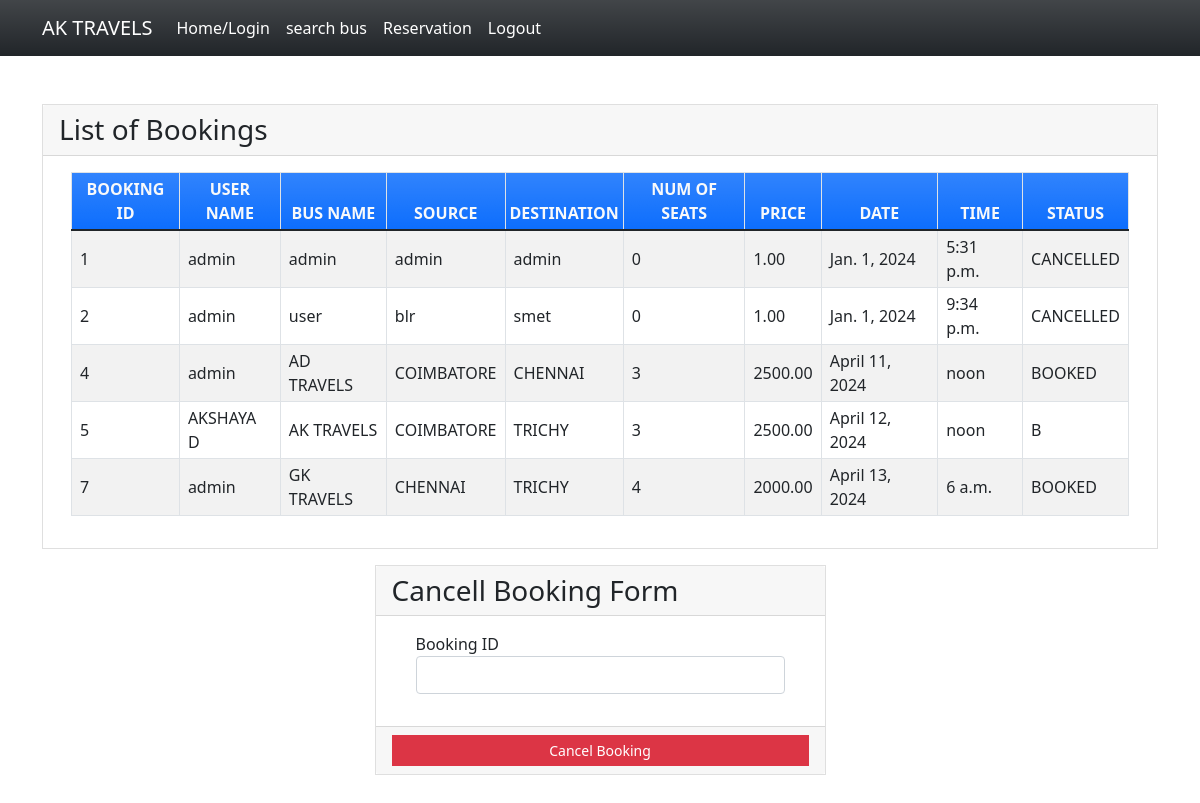
/seebookings (signed in), run on the app's committed database.
### myapp/models.py (models this page shows, shortened)
class Book(models.Model):
    BOOKED = 'B'
    CANCELLED = 'C'
    TICKET_STATUSES = ((BOOKED, 'Booked'),
                       (CANCELLED, 'Cancelled'),)
    email = models.EmailField()
    name = models.CharField(max_length=30)
    userid =models.DecimalField(decimal_places=0, max_digits=2)
    busid=models.DecimalField(decimal_places=0, max_digits=2)
    bus_name = models.CharField(max_length=30)
    source = models.CharField(max_length=30)
    dest = models.CharField(max_length=30)
    nos = models.DecimalField(decimal_places=0, max_digits=2)
    price = models.DecimalField(decimal_places=2, max_digits=6)
    date = models.DateField()
    time = models.TimeField()
    status = models.CharField(choices=TICKET_STATUSES, default=BOOKED, max_length=2)
    class Meta:
        verbose_name_plural = "List of Books"

### myapp/views.py (the view)
# urls.py: path('seebookings', views.seebookings, name="seebookings"),
@login_required(login_url='signin')
def seebookings(request,new={}):
    context = {}
    id_r = request.user.id
    book_list = Book.objects.filter(userid=id_r)
    if book_list:
        return render(request, 'myapp/booklist.html', locals())
    else:
        context["error"] = "Sorry no buses booked"
        return render(request, 'myapp/findbus.html', context)

### myapp/templates/myapp/booklist.html (shortened to what this page needs)
{% extends 'myapp/base.html' %} {% block content %}
<div class="container my-5">
    <div class="card rounded-0">
        <div class="card-header">
            <div class="card-title h3 mb-0">List of Bookings</div>
        </div>
        <div class="card-body">
            <div class="container-fluid">
                <table class="table table-bordered table-striped">
                    <thead>
                        <tr class="bg-gradient bg-primary text-light">
                            <th class="p-1 text-center">BOOKING ID</th>
                            <th class="p-1 text-center">USER NAME</th>
                            <th class="p-1 text-center">BUS NAME</th>
                            <th class="p-1 text-center">SOURCE</th>
                            <th class="p-1 text-center">DESTINATION</th>
                            <th class="p-1 text-center">NUM OF SEATS</th>
                            <th class="p-1 text-center">PRICE</th>
                            <th class="p-1 text-center">DATE</th>
                            <th class="p-1 text-center">TIME</th>
                            <th class="p-1 text-center">STATUS</th>
                        </tr>
                    </thead>
                    {% for row in book_list %}
                    <tr>
                        <td class="px-2 py-1 align-middle">{{row.id}}</td>
                        <td class="px-2 py-1 align-middle">{{row.name}}</td>
                        <td class="px-2 py-1 align-middle">{{row.bus_name}}</td>
                        <td class="px-2 py-1 align-middle">{{row.source}}</td>
                        <td class="px-2 py-1 align-middle">{{row.dest}}</td>
                        <td class="px-2 py-1 align-middle">{{row.nos}}</td>
                        <td class="px-2 py-1 align-middle">{{row.price}}</td>
                        <td class="px-2 py-1 align-middle">{{row.date}}</td>
                        <td class="px-2 py-1 align-middle">{{row.time}}</td>
                        <td class="px-2 py-1 align-middle">{{row.status}}</td>
                    </tr>
                    {% endfor %}
                </table>
            </div>
        </div>
    </div>
    <div class="row mt-3 justify-content-center">
        <div class="col-lg-5 col-md-7 col-sm-10 col-xs-12">
            <div class="card rounded-0">
                <div class="card-header">
                    <div class="card-title h3 mb-0">Cancell Booking Form</div>
                </div>
                <div class="card-body">
                    <div class="container-fluid">
                        <form action="{% url 'cancellings' %}" method="post" id="cancel-form">
                            <div class="mb-3">
                                <label for="bus_id" class="control-label">Booking ID</label>
                                <input name='bus_id' class="form-control" type="number" id="bus_id">
                            </div>
                        </form>
                    </div>
                </div>
                <div class="card-footer text-center">
                    <button class="btn btn-sm rounded-0 btn-danger w-100" form="cancel-form">Cancel Booking</button>
                </div>
            </div>
        </div>
    </div>
</div>
{% endblock %}

### myapp/templates/myapp/base.html (shortened to what this page needs)
<!doctype html>
<html lang="en">
<head>
    <link rel="stylesheet" href="https://cdn.jsdelivr.net/npm/bootstrap@5.1.3/dist/css/bootstrap.min.css">
</head>
<body>
<nav class="navbar navbar-expand-lg navbar-light bg-gradient bg-dark">
    <div class="container">
            <a class="navbar-brand" href="#" style="color: white;">AK TRAVELS</a>
        <div class="collapse navbar-collapse" id="navbarNavAltMarkup">
            <div class="navbar-nav" >
                <a class="nav-item nav-link active" href="{% url 'home' %}" style="color: white;">Home/Login</a>
                <a class="nav-item nav-link" href="{% url 'findbus' %}" style="color: white;">search bus</a>
                <a class="nav-item nav-link" href="{% url 'seebookings' %}" style="color: white;">Reservation</a>
                {% if request.user.is_active %}
                <a class="nav-item nav-link " href="{% url 'signout' %}" style="color: white;">Logout</a>
                {% else %}
                <a class="nav-item nav-link " href="{% url 'signup' %}" style="color: white;">Registration</a>
                {% endif %}
            </div>
        </div>
    </div>
</nav>
{% block content %}
{% endblock %}
</body>
</html>

### myapp/templates/myapp/base.html (style rules this page uses)
body { background-image: url(https://busride.com/wp-content/uploads/2013/12/Mercedes-Benz-Travego.jpg); background-repeat: no-repeat; background-size: cover; }

### data on the page
Book: id "1", name "admin", bus_name "admin", source "admin", dest "admin", nos "0", price "1.00", date "Jan. 1, 2024", time "5:31 p.m.", status "CANCELLED"
Book: id "2", name "admin", bus_name "user", source "blr", dest "smet", nos "0", price "1.00", date "Jan. 1, 2024", time "9:34 p.m.", status "CANCELLED"
Book: id "4", name "admin", bus_name "AD TRAVELS", source "COIMBATORE", dest "CHENNAI", nos "3", price "2500.00", date "April 11, 2024", time "noon", status "BOOKED"
Book: id "5", name "AKSHAYA D", bus_name "AK TRAVELS", source "COIMBATORE", dest "TRICHY", nos "3", price "2500.00", date "April 12, 2024", time "noon", status "B"
Book: id "7", name "admin", bus_name "GK TRAVELS", source "CHENNAI", dest "TRICHY", nos "4", price "2000.00", date "April 13, 2024", time "6 a.m.", status "BOOKED"
